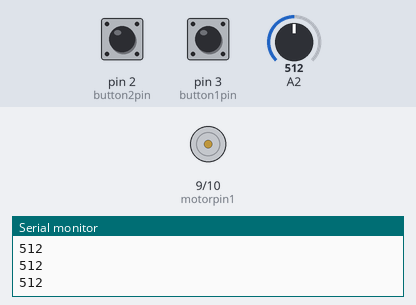
Bench run of a sketch on a simulated Arduino Uno, built with avr-gcc and run on an emulated ATmega328P. Parts: motor-driver pin pairs drawn as motors (green arrow = first pin HIGH = forward, orange = second pin HIGH = backward, longer = more drive), the last lines printed to the serial monitor. The inputs (shaded band) are chosen by the test bench; at power-on: pin 2 (button2pin) HIGH, pin 3 (button1pin) HIGH, A2 = 512.

Above: at 1.2 s.
1.3 s: pin 2 (button2pin) pulled LOW for 0.15 s
At 1.4 s:
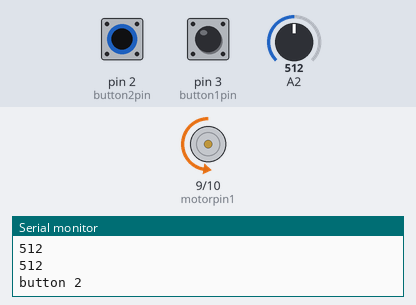
3.0 s: pin 3 (button1pin) pulled LOW for 0.15 s
At 3.11 s:
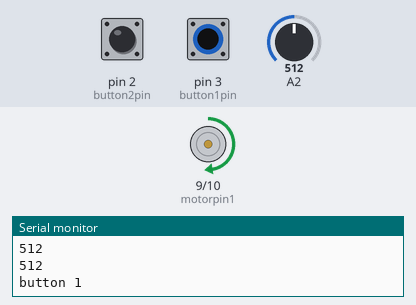
4.7 s: pin 3 (button1pin) pulled LOW for 3.2 s
At 8.2 s:
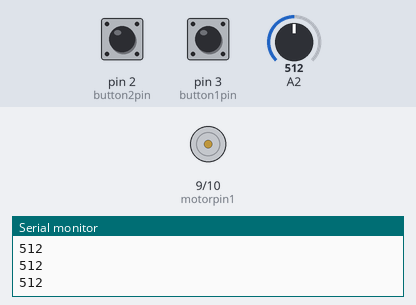
9.4 s: pin 2 (button2pin) pulled LOW for 1 s
At 10.2 s:
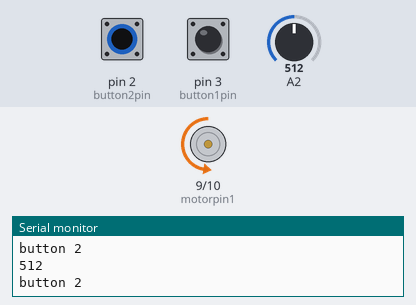
11.9 s: pin 2 (button2pin) pulled LOW for 3.2 s
At 15.8 s:
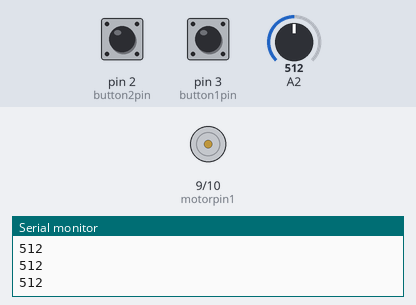
Timing chart, 0 to 17.3 s (numbered marks = the images above; inputs shaded):
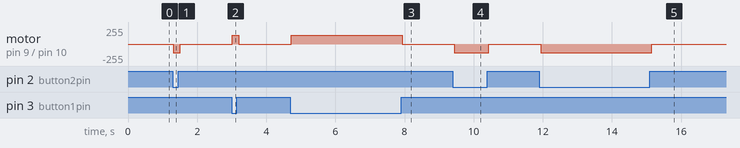

The sketch:

knob_buttons_motor_bidirectional.ino
```cpp
int knob = 0;

int button1pin = 3;
int button2pin = 2;
int motorpin1 = 9;
int motorpin2 = 10;

boolean button1 = false;
boolean button2 = false;

void setup() {
    pinMode(button1pin,INPUT_PULLUP);
    pinMode(button2pin,INPUT_PULLUP);
    pinMode(motorpin1,OUTPUT);
    pinMode(motorpin2,OUTPUT);
    analogWrite(motorpin1,0);
    analogWrite(motorpin2,0);
    knob = analogRead(A2);
    Serial.begin(9600);

}

void loop() {

  button1 = digitalRead(button1pin);
  button2 = digitalRead(button2pin);
  knob = analogRead(A2);
  if(!button1 && button2){
    analogWrite(motorpin2,0);
    analogWrite(motorpin1,knob/4);
    Serial.println("button 1");
  }
  if(!button2 && button1){
    analogWrite(motorpin1,0);
    analogWrite(motorpin2,knob/4);
    Serial.println("button 2");
  }
  if(button2 && button1){
    analogWrite(motorpin1,0);
    analogWrite(motorpin2,0);
  }
  if(!button2 && !button1){
    analogWrite(motorpin1,0);
    analogWrite(motorpin2,0);
  }
  delay(100);
  Serial.println(knob);

}
```

Measured:
- after the input at 1.3 s, motor on pin 9 (motorpin1) / pin 10 (motorpin2): stopped → backward 128/255 at once, → stopped 0.20 s later
- after the input at 3.0 s, motor on pin 9 (motorpin1) / pin 10 (motorpin2): stopped → forward 128/255 at once, → stopped 0.20 s later
- after the input at 4.7 s, motor on pin 9 (motorpin1) / pin 10 (motorpin2): stopped → forward 128/255 at once, → stopped 3.2 s later
- after the input at 9.4 s, motor on pin 9 (motorpin1) / pin 10 (motorpin2): stopped → backward 128/255 at once, → stopped 1.0 s later
- after the input at 11.9 s, motor on pin 9 (motorpin1) / pin 10 (motorpin2): stopped → backward 128/255 at once, → stopped 3.2 s later
